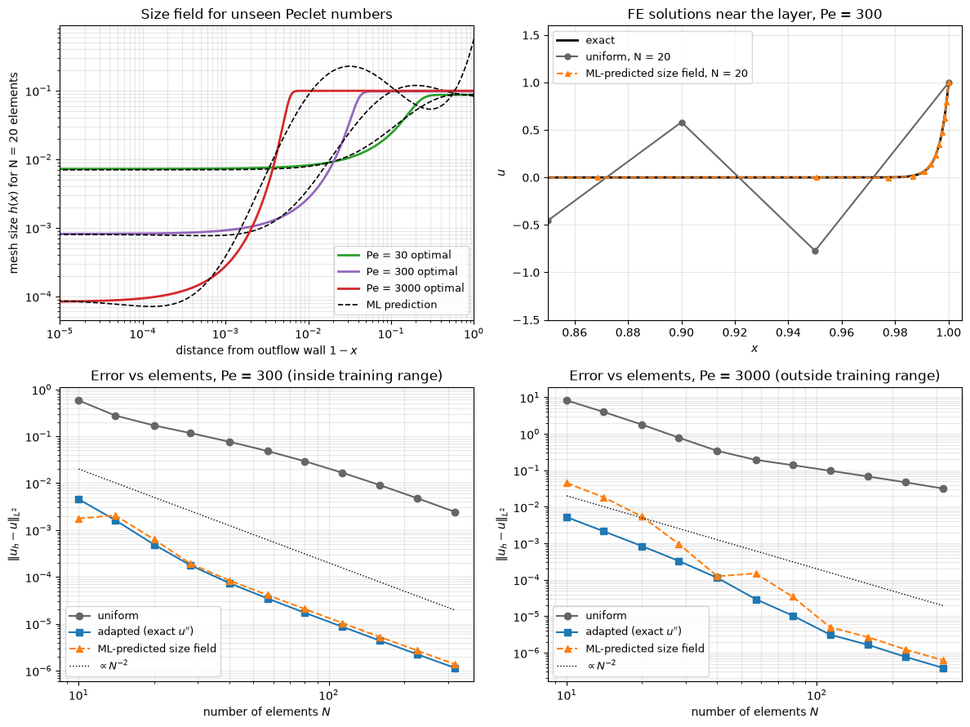
#> input picture scripts/algorithms/adaptive_mesh_sizing/adaptive_mesh_sizing.png, 970 x 727 px, shrunk from 1188 x 890 before the run
$ python main.py ../adaptive_mesh_sizing/adaptive_mesh_sizing.png
#> lines starting #> are read from the running program, lines starting #| are printed output that depends on the picture
### scripts/_common.py
"""Shared command-line and figure output conventions for the examples.

Keep numerical algorithms and animation lifecycles in the individual examples.
This module imports no plotting libraries so --help stays inexpensive.
"""

import argparse
from pathlib import Path


# [20 lines left out: functions positive_int, positive_float, not called in this run]


def create_parser(description: str) -> argparse.ArgumentParser:
    """Create an example parser with the shared display and output options."""
    parser = argparse.ArgumentParser(description=description.splitlines()[0])
    parser.add_argument("--no-show", action="store_true", help="do not open a window")
    parser.add_argument(
        "--output", type=Path, metavar="DIR", help="save PNG output in DIR"
    )
    return parser


# [4 lines left out: function save_figure, not called in this run]


def finish_figures(
    figures: dict, output: Path | None = None, show: bool = True
) -> None:
    """Save and display named figures, then close only the figures we own.

    Keys are output filenames, including the .png extension. Closing runs even
    when saving raises, so repeated programmatic runs do not leak figures.
    """
    import matplotlib.pyplot as plt

    try:
        if output is not None:
            for filename, figure in figures.items():
                save_figure(figure, output, filename)
        if show:
            plt.show()
    finally:
        for figure in figures.values():
            plt.close(figure)

### scripts/algorithms/image_compression_using_svd/main.py
"""Compress a grayscale image with a truncated singular value decomposition.

Loads a grayscale image (by default the "camera" sample bundled with
scikit-image), reconstructs it from its 5, 25 and 100 largest singular values,
and plots the singular value spectrum and the cumulative energy ratio.
"""

import sys
from pathlib import Path

import matplotlib.pyplot as plt
import numpy as np
from skimage import color, data, io
from skimage.util import img_as_float

# Allow execution with `python main.py` from any working directory.
sys.path.insert(0, str(Path(__file__).resolve().parents[2]))
from _common import create_parser, finish_figures  # noqa: E402

RANKS = [5, 25, 100]  # truncation ranks shown next to the original
ENERGY_LEVELS = [0.90, 0.95, 0.99]  # energy fractions marked on the energy plot


def load_grayscale_image(path=None):
    """Return a 2-D float image in [0, 1]; use the bundled sample if path is None."""
    image = data.camera() if path is None else io.imread(path)
#> image is the input picture: shape (727, 970, 4); mean R, G, B, A 243.4, 243, 242.8, 255
    if image.ndim == 3:
        if image.shape[-1] == 4:
            image = color.rgba2rgb(image)
#> image: shape (727, 970, 3) float64
        image = color.rgb2gray(image)
#> image: shape (727, 970) float64
    return img_as_float(image)


def reconstruct_image(U, S, Vt, rank):
    """Rank-r approximation A_r = U_r diag(S_r) V_r^T."""
    return (U[:, :rank] * S[:rank]) @ Vt[:rank, :]


def compression_ratio(m, n, rank):
    """Values stored by the full image divided by those of the rank-r factors."""
    return m * n / (rank * (m + n + 1))


def energy_ratios(S):
    """Cumulative energy ratio E(r) for r = 1, ..., p."""
    return np.cumsum(S**2) / np.sum(S**2)


def rank_for_energy(ratios, level):
    """Smallest rank r with E(r) >= level."""
    return int(np.searchsorted(ratios, level) + 1)


def plot_reconstructions(image, U, S, Vt, ranks):
    m, n = image.shape
    fig, axes = plt.subplots(1, len(ranks) + 1, figsize=(12, 4))
    axes[0].imshow(image, cmap="gray", vmin=0, vmax=1)
    axes[0].set_title("Original image")
    axes[0].axis("off")
    for ax, rank in zip(axes[1:], ranks):
        approx = np.clip(reconstruct_image(U, S, Vt, rank), 0.0, 1.0)
        ax.imshow(approx, cmap="gray", vmin=0, vmax=1)
        ratio = compression_ratio(m, n, rank)
        ax.set_title(f"Rank {rank} approximation\ncompression ratio {ratio:.1f}")
        ax.axis("off")
    fig.tight_layout()
    return fig


def plot_singular_values(S):
    fig, ax = plt.subplots(figsize=(8, 6))
    ax.plot(np.arange(1, S.size + 1), S, "b-o", markersize=3)
    ax.set_yscale("log")
    ax.set_xlabel("Index $i$")
    ax.set_ylabel(r"Singular value $\sigma_i$")
    ax.set_title("Singular values of the image")
    ax.grid(True)
    return fig


def plot_energy_ratios(ratios, levels):
    fig, ax = plt.subplots(figsize=(8, 6))
    ax.plot(np.arange(1, ratios.size + 1), ratios, "b-o", markersize=3)
    for level, style in zip(levels, [":", "-.", "--"]):
        r = rank_for_energy(ratios, level)
        ax.axhline(
            y=level, color="r", linestyle=style, label=f"{level:.0%} energy at r = {r}"
        )
    ax.set_xlabel("Truncated SVD size $r$")
    ax.set_ylabel(r"Energy ratio $\mathcal{E}(r)$")
    ax.set_title("Energy ratios in dependence on the size of the truncated SVD")
    ax.legend(loc="lower right")
    ax.grid(True)
    return fig


def parse_args(argv=None):
    parser = create_parser(__doc__)
    parser.add_argument(
        "--image",
        metavar="PATH",
        help="image file to compress (default: scikit-image 'camera' sample)",
    )
    return parser.parse_args(argv)


def main(argv=None):
    args = parse_args(argv)

    image = load_grayscale_image(args.image)
    U, S, Vt = np.linalg.svd(image, full_matrices=False)
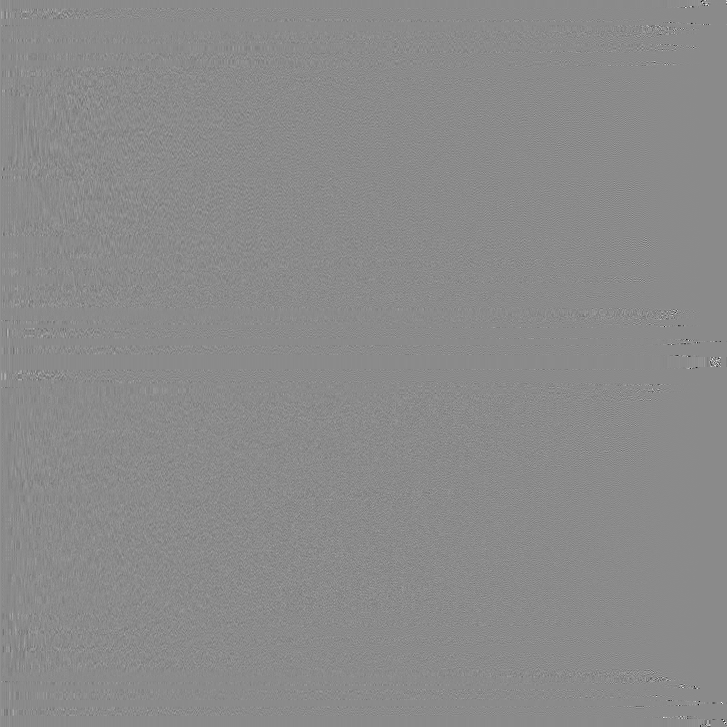
#> U: shape (727, 727) float64; min -0.976, max 0.816, mean 4.89e-05; drawn with min black and max white
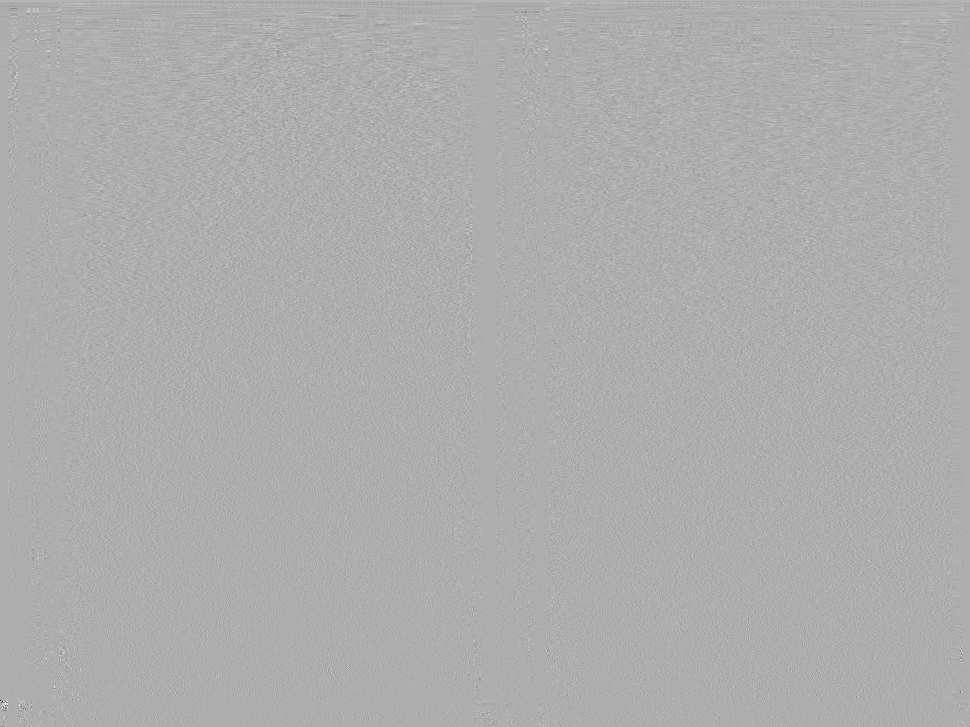
#> Vt: shape (727, 970) float64; min -0.951, max 0.442, mean 4.48e-05; drawn with min black and max white
#> S = 727 values, max 803 at index 0, min 7.68e-14 at index 726, mean 3.12
    ratios = energy_ratios(S)
#> ratios = 727 values from 0.985 to 1

    print(f"Image size: {image.shape[0]} x {image.shape[1]}")
#| Image size: 727 x 970
    for level in ENERGY_LEVELS:
        print(f"Rank needed for {level:.0%} energy: {rank_for_energy(ratios, level)}")
#> this loop made 3 passes
#| Rank needed for 90% energy: 1
#| Rank needed for 95% energy: 1
#| Rank needed for 99% energy: 8

    figures = {
        "reconstructed_images": plot_reconstructions(image, U, S, Vt, RANKS),
        "singular_values": plot_singular_values(S),
        "energy_ratios": plot_energy_ratios(ratios, ENERGY_LEVELS),
    }
#> the loop in plot_reconstructions, `for ax, rank in zip(axes[1:], ranks):` made 3 passes
#> pass 1, in plot_reconstructions, `approx = np.clip(reconstruct_image(U, S, Vt, rank), 0.0, 1.0)`:
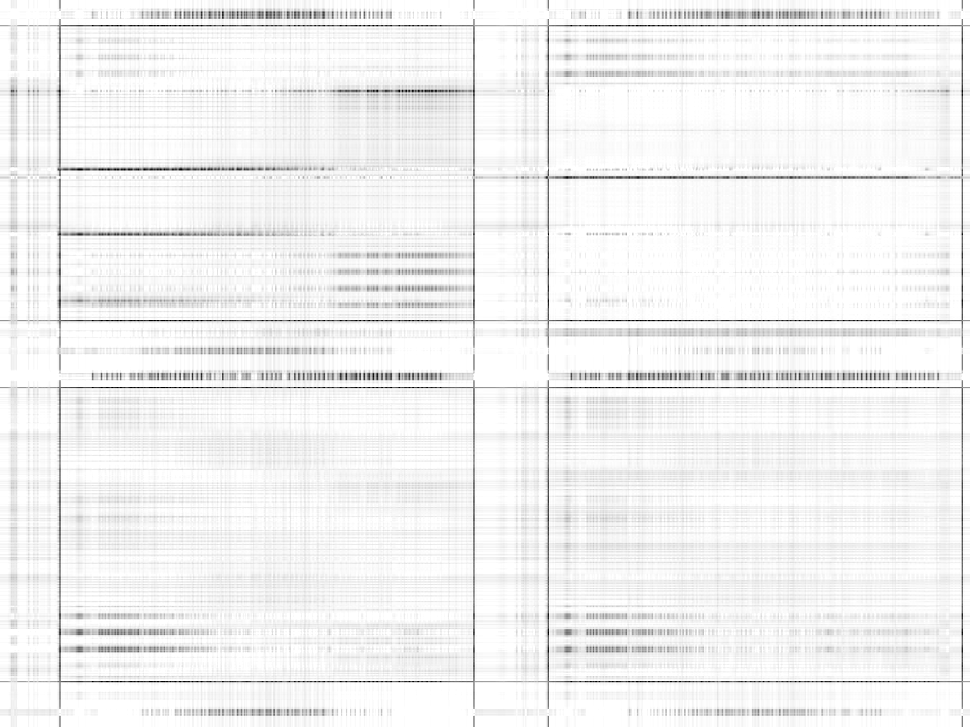
#> approx: shape (727, 970) float64; min 0, max 1, mean 0.95
#> pass 2, in plot_reconstructions, `approx = np.clip(reconstruct_image(U, S, Vt, rank), 0.0, 1.0)`:
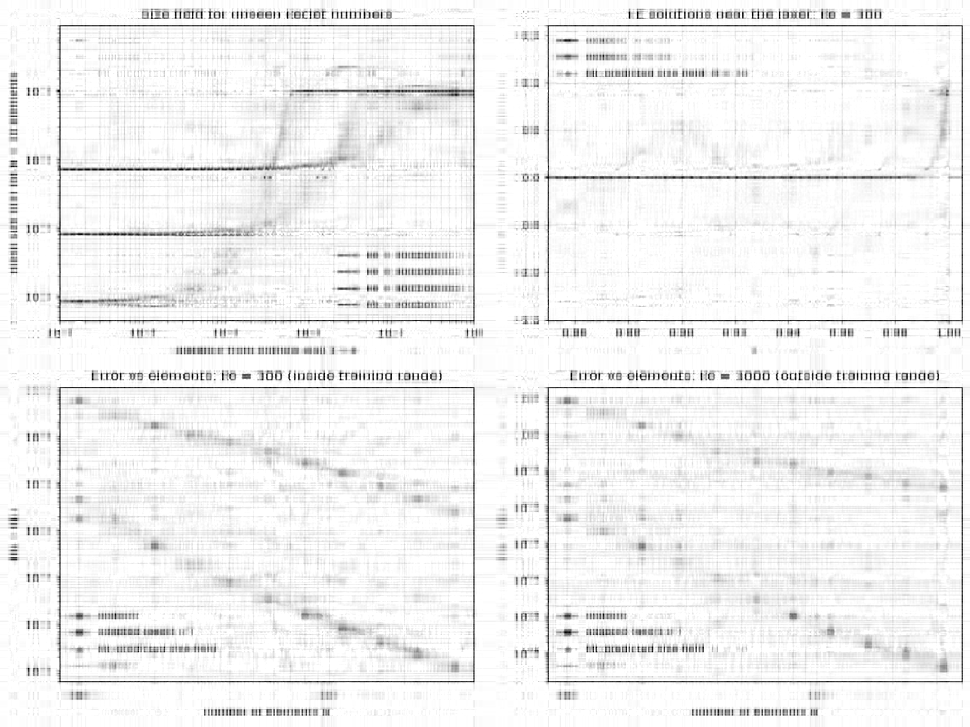
#> approx: shape (727, 970) float64; min 0, max 1, mean 0.948
#> pass 3, in plot_reconstructions, `approx = np.clip(reconstruct_image(U, S, Vt, rank), 0.0, 1.0)`:
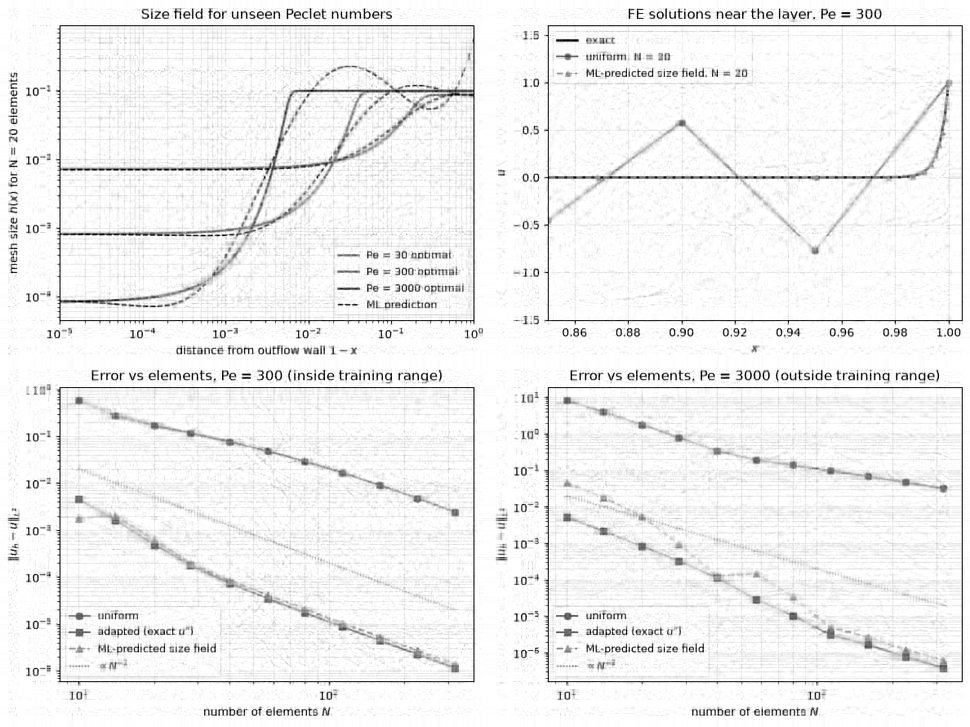
#> approx: shape (727, 970) float64; min 0, max 1, mean 0.947
#> the loop in plot_energy_ratios, `for level, style in zip(levels, [":", "-.", "--"]):` made 3 passes
#> r on passes 1 to 3: 1, 1, 8

    finish_figures(
        {f"{name}.png": fig for (name, fig) in figures.items()},
        output=args.output,
        show=not args.no_show,
    )
#> in finish_figures, `plt.show()`:
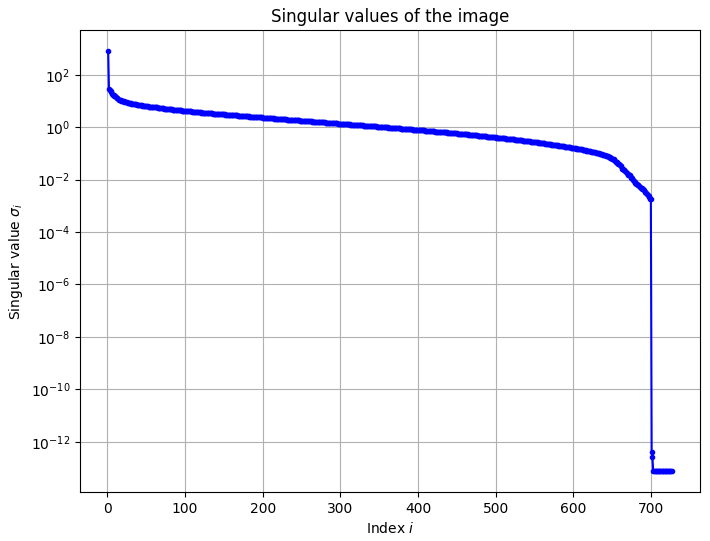
#> figure drawn by matplotlib, 1 panel; curve peaks at x = 1, y = 803
#> in finish_figures, `plt.show()`:
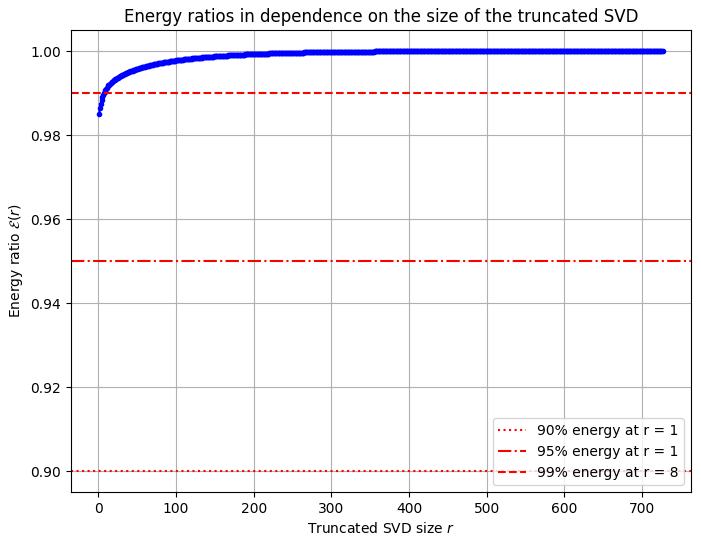
#> figure drawn by matplotlib, 1 panel; curve peaks at x = 700, y = 1
#> the loop in finish_figures, `for figure in figures.values():` made 3 passes


if __name__ == "__main__":
    main()
